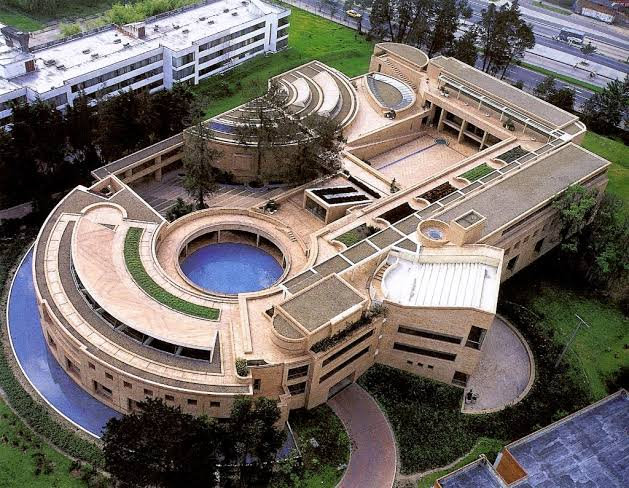
#> input picture ejercicio_1_procesamiento_visual/media/original.png, 629 x 488 px
$ python -i image_processor.py   (imports and definitions only)
#> lines starting #> are read from the running program, lines starting #| are printed output that depends on the picture; after the words box and inside, x2 and y2 are one past the last pixel; in counts of white or black regions, pixels touching at a corner belong together
import cv2
from pathlib import Path

BASE_DIR = Path(__file__).resolve().parents[3]

RESULT_DIR = BASE_DIR / "resultados"


def process_image(image_path: str):

#> called with image_path = '../../../media/original.png'
    image = cv2.imread(image_path)
#> image is the input picture: shape (488, 629, 3); mean B, G, R 101.1, 106, 113.2
    print("Ruta recibida:", image_path)
    if image is None:
        raise Exception("No se pudo cargar la imagen.")

    original_path = RESULT_DIR / "original.png"
    cv2.imwrite(str(original_path), image)

    gray = cv2.cvtColor(image, cv2.COLOR_BGR2GRAY)
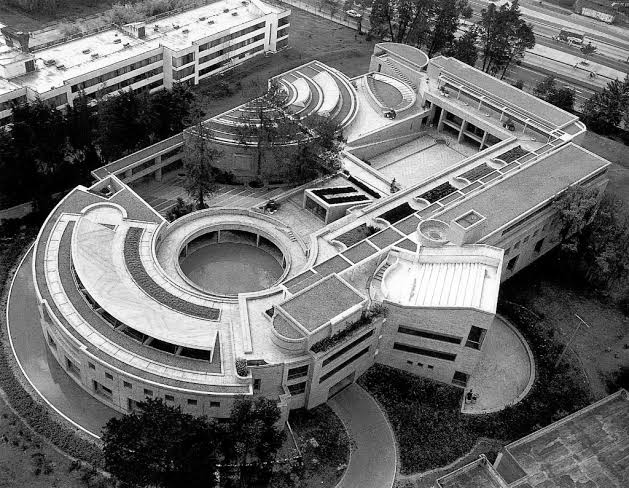
#> gray: shape (488, 629); min 0, max 255, mean 107.6

    gray_path = RESULT_DIR / "grises.png"
    cv2.imwrite(str(gray_path), gray)

    hsv = cv2.cvtColor(image, cv2.COLOR_BGR2HSV)
#> hsv: shape (488, 629, 3); mean H, S, V 47.8, 81.5, 121.2

    hsv_path = RESULT_DIR / "hsv_o_lab.png"
    cv2.imwrite(str(hsv_path), hsv)

    blur = cv2.GaussianBlur(
        gray,
        (5, 5),
        0
    )
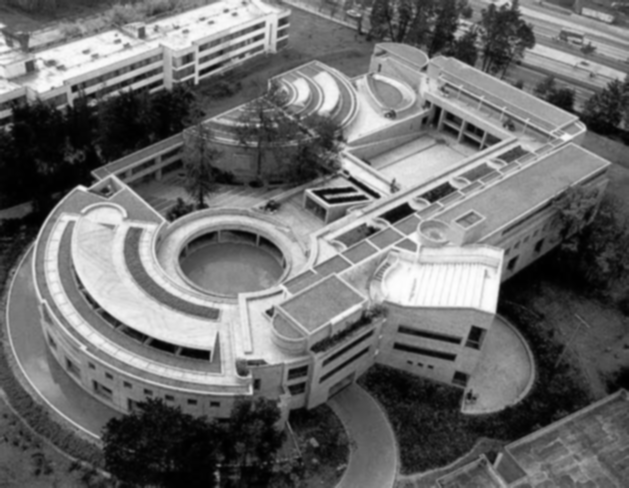
#> blur: shape (488, 629); min 0, max 254, mean 107.6

    blur_path = RESULT_DIR / "suavizado.png"
    cv2.imwrite(str(blur_path), blur)

    edges = cv2.Canny(
        blur,
        100,
        200
    )
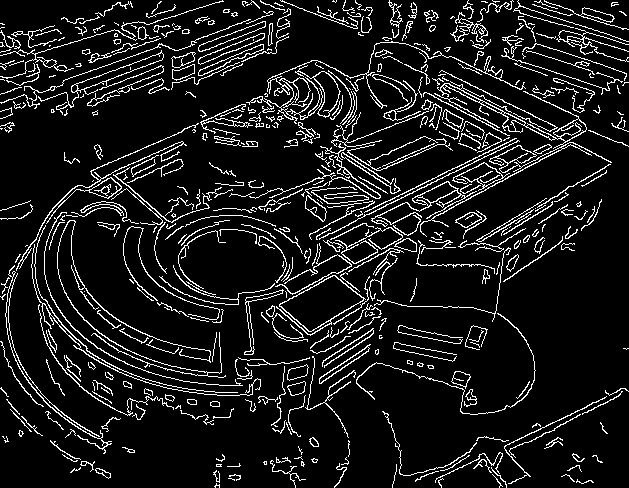
#> edges: shape (488, 629); 10.2% white in thin lines or dots

    edges_path = RESULT_DIR / "bordes.png"
    cv2.imwrite(str(edges_path), edges)

    _, segmentation = cv2.threshold(
        gray,
        127,
        255,
        cv2.THRESH_BINARY
    )
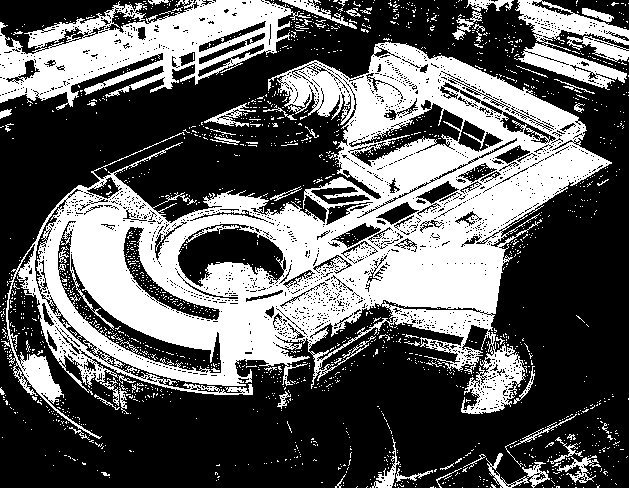
#> segmentation: shape (488, 629); 37.5% white; 1781 white regions (1721 under 20 px), largest, box (x1, y1, x2, y2) and area: (6, 42, 612, 439) 85710, (0, 0, 311, 110) 15364, (514, 0, 629, 90) 4129

    segmentation_path = RESULT_DIR / "deteccion_o_segmentacion.png"
    cv2.imwrite(
        str(segmentation_path),
        segmentation
    )

    return {
        "original": str(original_path),
        "grises": str(gray_path),
        "hsv": str(hsv_path),
        "suavizado": str(blur_path),
        "bordes": str(edges_path),
        "segmentacion": str(segmentation_path)
    }

>>> result = process_image('../../../media/original.png')
